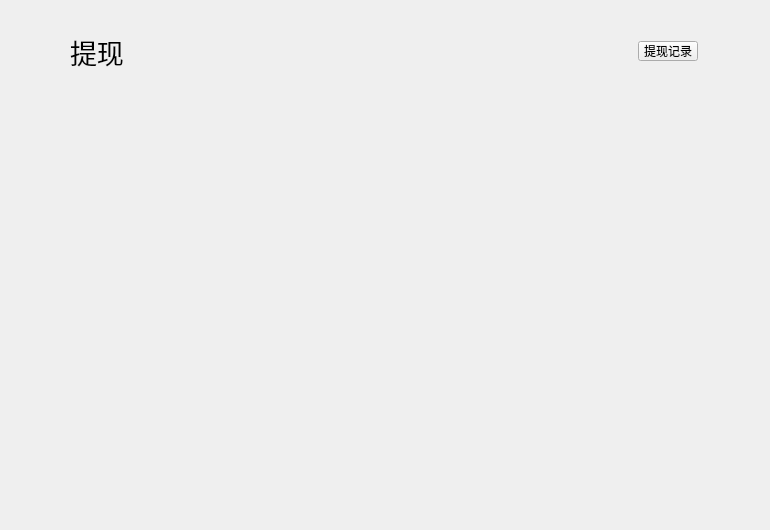
<?xml version="1.0" encoding="UTF-8"?>
<ui version="4.0">
 <class>WithdrawPage</class>
 <widget class="QWidget" name="WithdrawPage">
  <property name="geometry">
   <rect>
    <x>0</x>
    <y>0</y>
    <width>770</width>
    <height>530</height>
   </rect>
  </property>
  <property name="windowTitle">
   <string>Form</string>
  </property>
  <widget class="QLabel" name="label">
   <property name="geometry">
    <rect>
     <x>70</x>
     <y>36</y>
     <width>61</width>
     <height>31</height>
    </rect>
   </property>
   <property name="font">
    <font>
     <pointsize>20</pointsize>
    </font>
   </property>
   <property name="text">
    <string>提现</string>
   </property>
  </widget>
  <widget class="QStackedWidget" name="stackedWidget">
   <property name="geometry">
    <rect>
     <x>0</x>
     <y>76</y>
     <width>770</width>
     <height>450</height>
    </rect>
   </property>
  </widget>
  <widget class="QToolButton" name="withdrawRecordBtn">
   <property name="geometry">
    <rect>
     <x>638</x>
     <y>41</y>
     <width>60</width>
     <height>20</height>
    </rect>
   </property>
   <property name="text">
    <string>提现记录</string>
   </property>
  </widget>
 </widget>
 <resources/>
 <connections/>
</ui>
